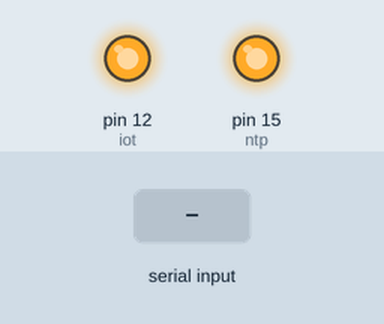
A sketch run on a simulated Arduino Uno, built with avr-gcc and run on an emulated ATmega328P. On the bench: output pins drawn as LEDs (lit = HIGH). The inputs (shaded band) are chosen by the test bench. What the sketch prints to the serial monitor is not drawn.

Above: at 1.2 s.
1.3 s: "a" received over Serial
At 1.7 s:
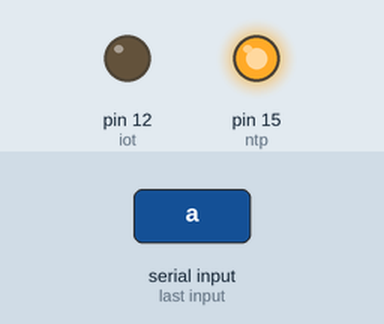
3.3 s: "b" received over Serial
At 3.7 s:
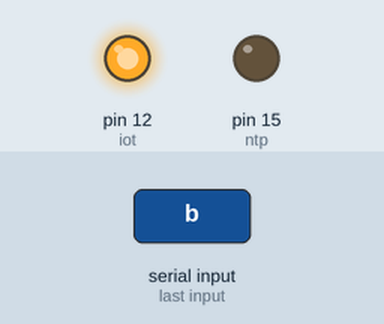
Timing chart, 0 to 6.3 s (numbered marks = the images above; inputs shaded):
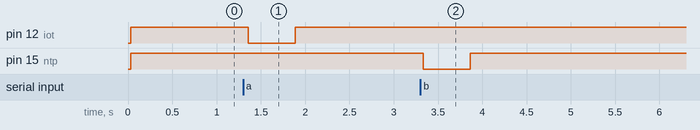

Measured:
- after the input at 1.3 s, pin 12 (iot): HIGH → LOW after 0.06 s, → HIGH 0.53 s later
- after the input at 3.3 s, pin 15 (ntp): HIGH → LOW at once, → HIGH 0.53 s later

The sketch:

kb_Serial.ino
```cpp
int sw1 = 16;
int sw2 = 14;
int iot = 12;
int ntp = 15;
char key;
void setup() {
  Serial.begin(9600);
  pinMode(sw1,INPUT);
  pinMode(sw2,INPUT);
  pinMode(iot,OUTPUT);
  pinMode(ntp,OUTPUT);

}
void loop() {
 key = Serial.read();
 Serial.println(key);
 delay(30);
 switch(key){
  case 'a' : digitalWrite(iot,LOW);
             Serial.println("IOT ON");
             delay(500);
             break;
  case 'b' : digitalWrite(ntp,LOW);
  delay(500);
             break;
  default  : digitalWrite(iot,HIGH);
             digitalWrite(ntp,HIGH);
             Serial.println("OFF ALL");
 }
}
```
